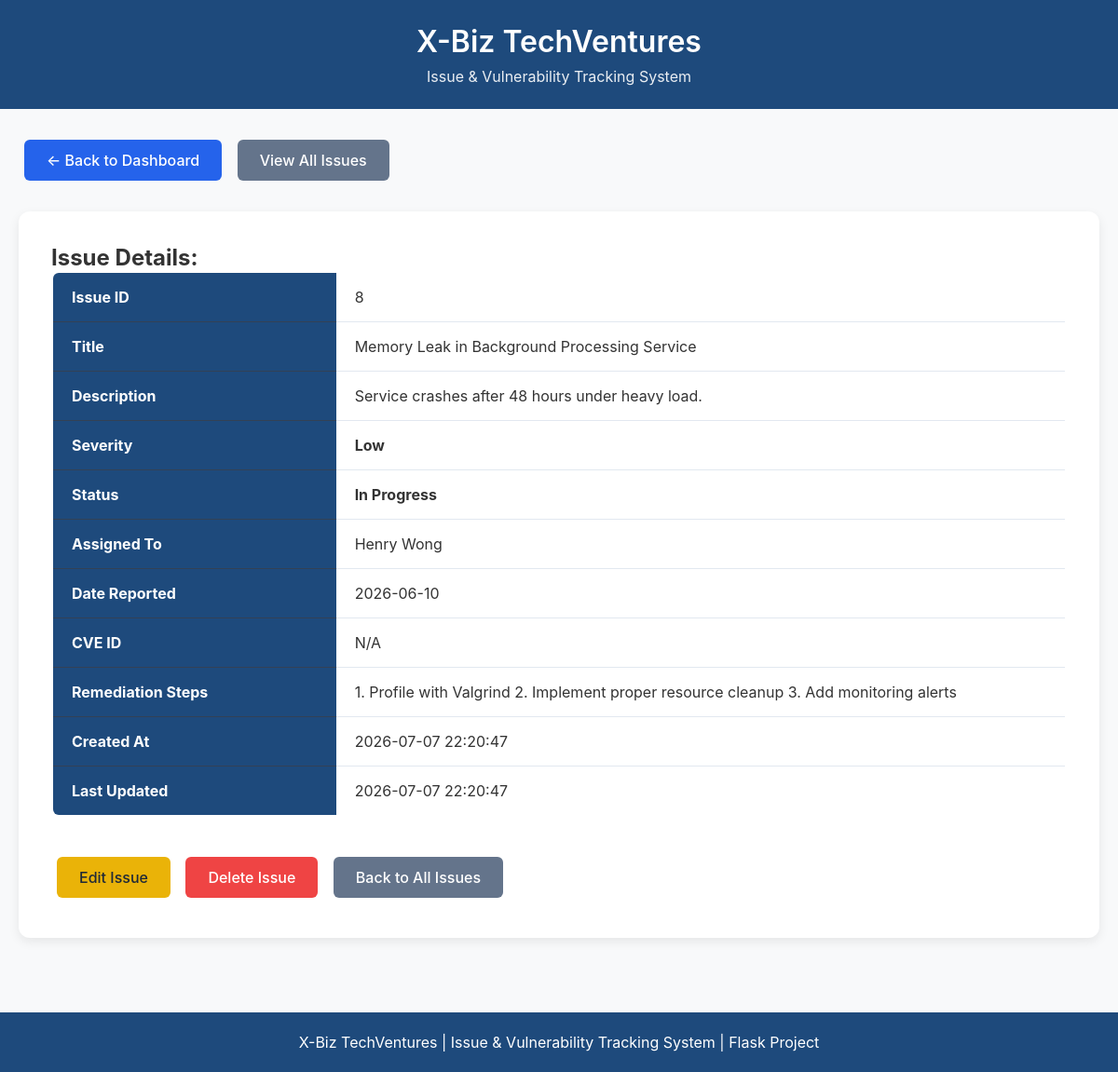
Before: /view_issue/8 with the older database file.
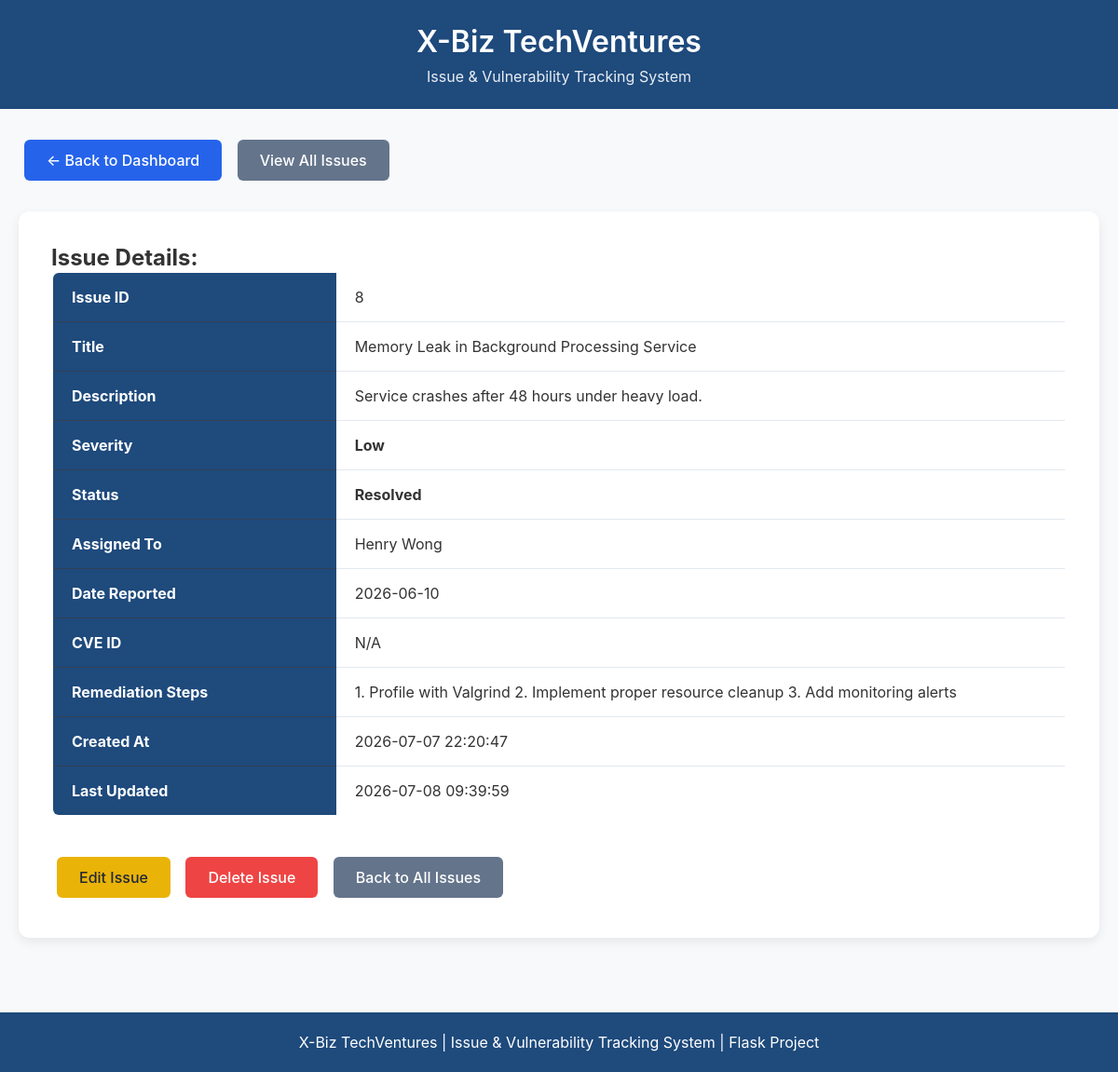
After: the same page with the newer database file.
### tables this page shows
CREATE TABLE issues(
            id INTEGER PRIMARY KEY AUTOINCREMENT,
            title TEXT NOT NULL,
            description TEXT NOT NULL,
            severity TEXT NOT NULL,
            status TEXT NOT NULL,
            assigned_to TEXT,
            date_reported DATE,
            cve TEXT,
            remediation TEXT,
            created_at TIMESTAMP DEFAULT CURRENT_TIMESTAMP,
            last_updated TIMESTAMP DEFAULT CURRENT_TIMESTAMP
        );

### app.py (the view)
@app.route("/view_issue/<int:id>")
def view_issue(id):
    connection = sqlite3.connect("issues.db")
    connection.row_factory = sqlite3.Row
    cursor = connection.cursor()
    cursor.execute("SELECT * FROM issues WHERE id=?", (id,))
    issue = cursor.fetchone()
    connection.close()
    return render_template("view_single_issue.html", issue=issue)   # Pass 'issue'

### templates/view_single_issue.html (shortened to what this page needs)
<!DOCTYPE html>
<html lang="en">
<head>
</head>
<body>
<header>
    <div class="header-content">
        <h1>X-Biz TechVentures</h1>
        <p class="subtitle">Issue &amp; Vulnerability Tracking System</p>
    </div>
</header>
<div class="nav">
    <a href="/" class="btn btn-primary">← Back to Dashboard</a>
    <a href="/issues" class="btn" style="background:#64748b;color:white;">View All Issues</a>
</div>
<div class="container">
    <div class="card">
        <h2>Issue Details:</h2>
        <table class="detail-table">
            <tr><th>Issue ID</th><td>{{ issue.id }}</td></tr>
            <tr><th>Title</th><td>{{ issue.title }}</td></tr>
            <tr><th>Description</th><td>{{ issue.description }}</td></tr>
            <tr><th>Severity</th><td><strong>{{ issue.severity }}</strong></td></tr>
            <tr><th>Status</th><td><strong>{{ issue.status }}</strong></td></tr>
            <tr><th>Assigned To</th><td>{{ issue.assigned_to or 'Not Assigned' }}</td></tr>
            <tr><th>Date Reported</th><td>{{ issue.date_reported or 'N/A' }}</td></tr>
            <tr><th>CVE ID</th><td>{{ issue.cve or 'N/A' }}</td></tr>
            <tr><th>Remediation Steps</th><td>{{ issue.remediation or 'No remediation steps provided.' }}</td></tr>
            <tr><th>Created At</th><td>{{ issue.created_at }}</td></tr>
            <tr><th>Last Updated</th><td>{{ issue.last_updated }}</td></tr>
        </table>
        <div style="margin-top: 35px;">
            <a href="/edit_issue/{{ issue.id }}" class="btn btn-edit">Edit Issue</a>
            <a href="/delete_issue/{{ issue.id }}" class="btn btn-delete"
               onclick="return confirm('Are you sure you want to delete this issue?');">Delete Issue</a>
            <a href="/issues" class="btn" style="background:#64748b;color:white;">Back to All Issues</a>
        </div>
    </div>
</div>
<footer class="footer">
    X-Biz TechVentures | Issue &amp; Vulnerability Tracking System | Flask Project
</footer>
</body>
</html>

### templates/view_single_issue.html (style rules this page uses)
* { margin:0; padding:0; box-sizing:border-box; }
body { font-family:-apple-system,BlinkMacSystemFont,'Segoe UI',Roboto,sans-serif; background:#f8f9fa; color:#333; }
header { background:#1e4a7c; color:white; padding:25px 0; text-align:center; }
.header-content { max-width:1200px; margin:auto; padding:0 20px; }
h1 { font-size:32px; font-weight:600; }
.subtitle { margin-top:8px; opacity:0.9; }
.nav { max-width:1200px; margin:25px auto; padding:0 20px; }
.container { max-width:1200px; margin:0 auto; padding:0 20px; }
.card { background:white; border-radius:12px; box-shadow:0 4px 12px rgba(0,0,0,0.08); padding:35px; }
.detail-table { width:100%; border-collapse: collapse; border: 2px solid #1e2937; overflow: hidden; border-radius: 8px; }
.detail-table th { background:#1e4a7c; color:white; padding:16px 20px; text-align:left; width:28%; border-bottom: 1px solid #334155; }
.detail-table td { padding:16px 20px; border-bottom: 1px solid #e2e8f0; }
.detail-table tr:last-child td { border-bottom: none; }
.btn { padding:12px 24px; border-radius:6px; text-decoration:none; font-weight:500; display:inline-block; margin:8px 6px; }
.btn-primary { background:#2563eb; color:white; }
.btn-edit { background:#eab308; color:#1f2937; }
.btn-delete { background:#ef4444; color:white; }
.footer { margin-top:80px; background:#1e4a7c; color:white; text-align:center; padding:22px; }

Changed rows visible on the page:
changed issues "Memory Leak in Background Processing Service": status "In Progress" → "Resolved"; last_updated "2026-07-07 22:20:47" → "2026-07-08 09:39:59"
